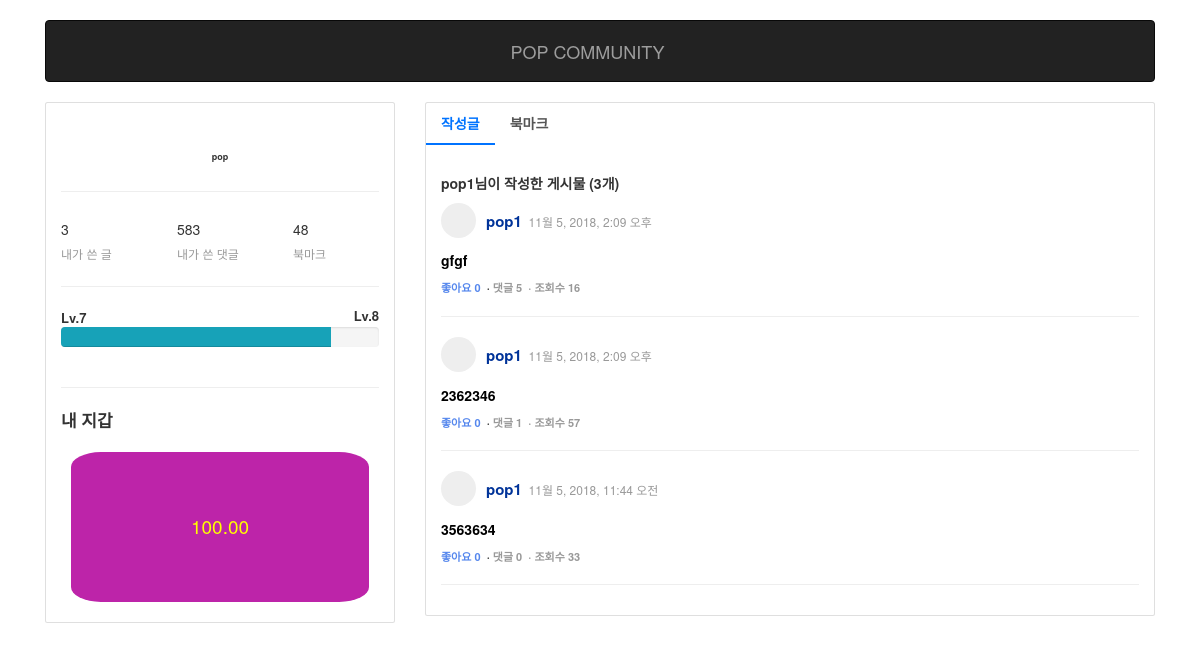
Screenshot of /homepage/mypage/ (signed in) with the database file from the repository.
### cms/models.py (models this page shows, shortened)
class Book(models.Model):
    name = models.CharField('제목', max_length=100)
    publisher = models.CharField('작성자', max_length=100, blank=True)
    modify_date = models.DateTimeField('등록일', auto_now_add=True)
    clicks = models.IntegerField('조회수', blank=True, default=0)
    up = models.IntegerField('추천', blank=True, default=0)
    content = models.TextField('내용', blank=True)
    class Meta:
        ordering = ('-id',)

### homepage/views.py (the view)
# urls.py: path('mypage/', views.myList.as_view(), name="mypage"),
class myList(ListView):
    model = Book
    context_object_name = "books"
    template_name = "homepage/mypage.html"
    paginate_by = 5
    def get(self, request):
        user_id = request.session.get('user_id')
        book = Book.objects.get_queryset().filter(publisher = user_id)
        books = book.all().order_by("id")
        self.object_list = books
        context = self.get_context_data(object_list = self.object_list, book=book)
        return self.render_to_response(context)

### homepage/templates/homepage/mypage.html (shortened to what this page needs)
{% load staticfiles %}
<!DOCTYPE html>
<html lang="en">
<head>
    <link href="http://netdna.bootstrapcdn.com/bootstrap/4.0.0-beta/css/bootstrap.min.css" rel="stylesheet">
    <link rel="stylesheet" href="http://maxcdn.bootstrapcdn.com/bootstrap/3.3.0/css/bootstrap.min.css">
    <link rel="stylesheet" href="http://maxcdn.bootstrapcdn.com/font-awesome/4.2.0/css/font-awesome.min.css">
</head>
<body>
<div id="wrapper">
        <div class="nav-wrapper">
            <div class="container">
                <nav class="navbar navbar-default navbar-inverse" role="navigation">
                  <div class="container-fluid">
                    <div class="navbar-header">
                    <a href="{% url 'main' %}" class="navbar-brand">POP COMMUNITY</a>
                    </div>
                  </div>
                </nav>
            </div>
        </div>
    </div>
    <link href="https://maxcdn.bootstrapcdn.com/font-awesome/4.3.0/css/font-awesome.min.css" rel="stylesheet">
    <div class="container">
        <div class="row">
            <div class="col-md-4 mb30">
                <div class="card">
                    <div class="card-content pt20 pb20 profile-header">
                        <h4 class="card-title text-center mb20">{{ request.session.user_nick }}</h4>
                        <hr>
                        <div class="row" style="margin-bottom:-25px;">
                            <div class="col-md-4 mb20">
                                <h5>{{book.count}}</h5>
                                <h6 class="text-small text-muted">내가 쓴 글</h6>
                            </div>
                            <div class="col-md-4 mb20">
                                <h5>583</h5>
                                <h6 class="text-small text-muted">내가 쓴 댓글</h6>
                            </div>
                            <div class="col-md-4 mb20">
                                <h5>48</h5>
                                <h6 class="text-small text-muted">북마크</h6>
                            </div>
                        </div>
                        <hr>
                        <div class="skill-bar mb20 clearfix">
                            <span style="font-size:13px; font-weight: bold;">Lv.7</span>
                            <span style="text-align: end; font-size:13px; font-weight: bold; float:right;">Lv.8</span>
                            <div class="progress">
                                <div class="progress-bar rogress-bar-animated bg-info" role="progressbar"
                                    aria-valuenow="85" aria-valuemin="0" aria-valuemax="100" style="width: 85%; background-color:grey;"></div>
                            </div>
                        </div>
                        <hr>
                        <div>
                            <p style="font-size:17px; font-weight: bold;">내 지갑</p>
                            <div class="wallet" ><p>100.00</p></div>
                        </div>
                    </div>
                </div>
            </div>
            <div class="col-md-8 mb30">
                <div class="card">
                    <div>
                        <ul class="nav tabs-admin" role="tablist">
                            <li role="presentation" class="nav-item"><a class="nav-link active" href="#t1"
                                    aria-controls="t1" role="tab" data-toggle="tab">작성글</a></li>
                            <li role="presentation" class="nav-item"><a class="nav-link" href="#t1"
                                    aria-controls="t1" role="tab" data-toggle="tab">북마크</a></li>
                        </ul>
                        <div class="tab-content admin-tab-content pt30">
                            <div role="tabpanel" class="tab-pane active show" id="t1">
                                <p><b>{{ request.session.user_id}}님이 작성한 게시물&nbsp;({{books.count}}개)</b></p>
                                <ul class="activity-list list-unstyled">
                                    {% for book in books %}
                                    <li class="clearfix">
                                        <div class="float-left"><img src="http://bootdey.com/img/Content/avatar/avatar6.png"
                                        </div>
                                        <div class="act-content" style="margin-bottom:10px;">
                                                <span class="text-writer"><b>{{book.publisher}}</b></span>&nbsp;&nbsp;<span class="text-date">{{book.modify_date }}</span>
                                        </div>
                                        <span><a class="title" href="{% url 'cms:impression_list' book_id=book.id%}">{{ book.name }}</a></span>
                                        <div style="font-size:11px; font-weight: 600; margin-top:10px;"><span style="Color:#5587ED;">좋아요 {{book.up}}</span>
                                        &nbsp;·&nbsp;<span style="color:#999;">댓글 {{book.impressions.all.count}}
                                        &nbsp;·&nbsp;조회수 {{book.clicks}}</div>
                                    </li>
                                    {% endfor %}
                                </ul>
                            </div>
                        </div>
                    </div>
                </div>
            </div>
        </div>
    </div>
</body>
</html>

### homepage/templates/homepage/mypage.html (style rules this page uses)
body { margin-top: 20px; }
.tabs-admin>.nav-item>.nav-link.active { border-color: #0073ff; color: #0073ff; }
.tabs-admin>.nav-item>.nav-link { padding: 10px 15px; color: #555; font-weight: 600; text-transform: capitalize; margin-bottom: -2px; border-bottom: 2px solid transparent; }
.act-content { display: block; color: #999; padding-top: 7px; padding-bottom: 8px; font-size: 12px; }
.text-date { color: #999; font-size: 12px; }
.text-writer { color: #003399; font-size: 15px; }
.admin-tab-content { padding: 10px 15px; }
.pt30 { padding-top: 30px !important; }
.card .card-title { -ms-flex: 1 1 auto; flex: 1 1 auto; min-height: 28px; margin: 0; font-size: .9rem; font-weight: 600; line-height: 28px; }
.mb20 { margin-bottom: 20px !important; }
.pb20 { padding-bottom: 20px !important; }
.pt20 { padding-top: 20px !important; }
.text-small { font-size: 12px !important; }
.text-muted { color: #999 !important; }
.card .card-content { padding: 15px 15px; }
.profile-header { background-size: cover; position: relative; overflow: hidden; }
.activity-list>li { border-bottom: 1px solid #eee; padding-bottom: 20px; margin-bottom: 20px; }
.activity-list .float-left { margin-right: 10px; width: 35px; height: 35px; float: left; display: block; border-radius: 50%; background-color: #eee; font-size: 20px; line-height: 100%; text-align: center; }
a.title { text-decoration: none; color:black; font-weight:600; }
div.wallet { margin-left:10px; margin-right:10px; margin-top:20px; border-radius: 10%; height: 150px; background-color: #BD24A9; text-align:center; padding-top:60px; color: yellow; font-size:19px; }

### rows the page displays
Book: publisher "pop1", modify_date "11월 5, 2018, 2:09 오후", name "gfgf", up "0", impressions.all.count "5", clicks "16"
Book: publisher "pop1", modify_date "11월 5, 2018, 2:09 오후", name "2362346", up "0", impressions.all.count "1", clicks "57"
Book: publisher "pop1", modify_date "11월 5, 2018, 11:44 오전", name "3563634", up "0", impressions.all.count "0", clicks "33"

### other values shown
{{ request.session.user_nick }} "pop"
{{ book.count }} "3"
{{ request.session.user_id }} "pop1"
{{ books.count }} "3"
